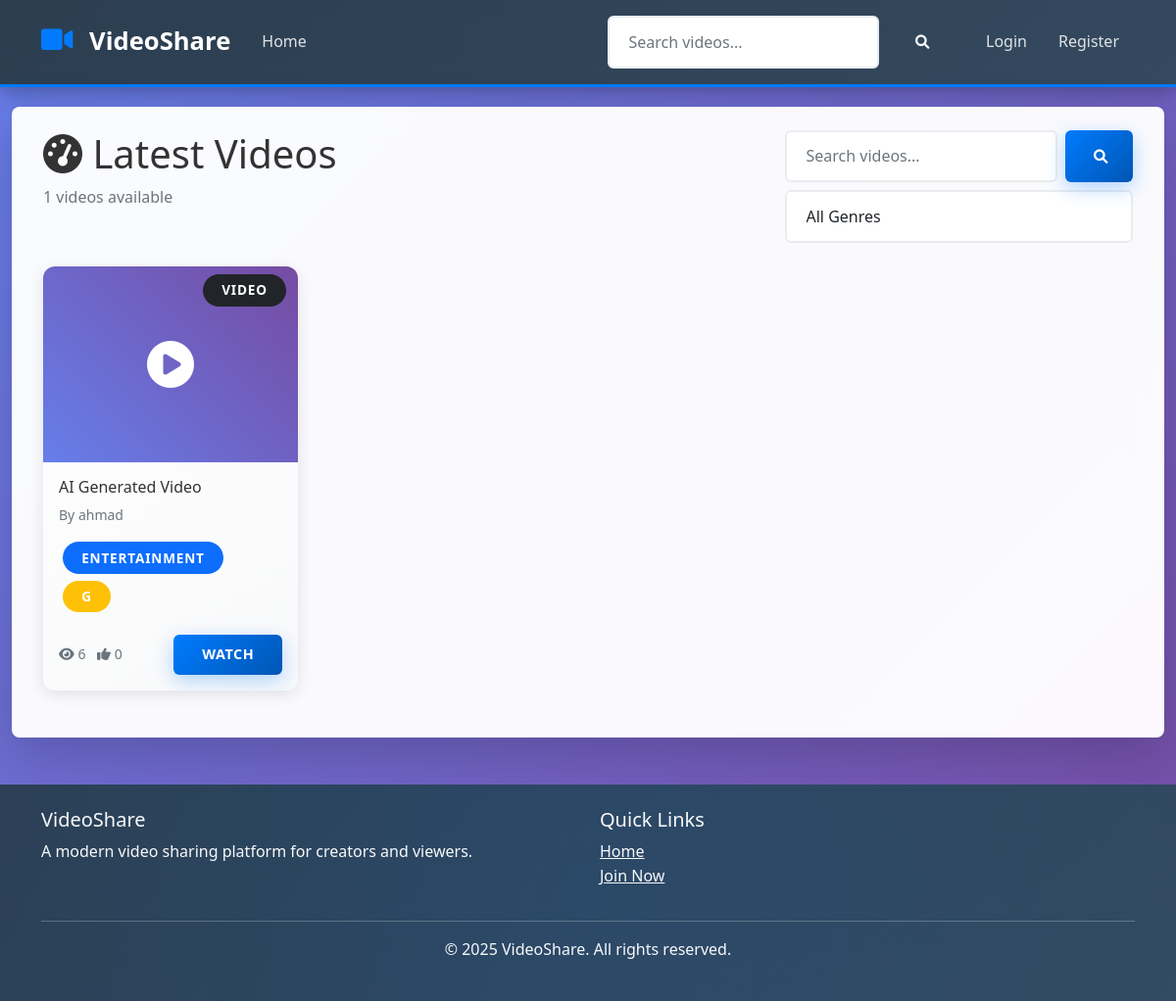
The page / on the database its author committed.
### videos/models.py (models this page shows, shortened)
class Video(models.Model):
    GENRE_CHOICES = [
        ('comedy', 'Comedy'),
        ('music', 'Music'),
        ('education', 'Education'),
        ('entertainment', 'Entertainment'),
        ('news', 'News'),
        ('sports', 'Sports'),
        ('gaming', 'Gaming'),
        ('lifestyle', 'Lifestyle'),
    ]
    AGE_RATING_CHOICES = [
        ('G', 'General Audiences'),
        ('PG', 'Parental Guidance'),
        ('PG-13', 'Parents Strongly Cautioned'),
        ('R', 'Restricted'),
        ('18+', 'Adults Only'),
    ]
    title = models.CharField(max_length=200)
    description = models.TextField(blank=True)
    creator = models.ForeignKey(User, on_delete=models.CASCADE, related_name='videos')
    publisher = models.CharField(max_length=100, blank=True)
    producer = models.CharField(max_length=100, blank=True)
    genre = models.CharField(max_length=20, choices=GENRE_CHOICES)
    age_rating = models.CharField(max_length=5, choices=AGE_RATING_CHOICES)
    video_file = models.FileField(upload_to=video_upload_path, blank=True, null=True)
    external_url = models.URLField(blank=True, null=True)  # For external storage
    duration = models.DurationField(blank=True, null=True)
    file_size = models.BigIntegerField(blank=True, null=True)
    views = models.PositiveIntegerField(default=0)
    likes = models.PositiveIntegerField(default=0)
    dislikes = models.PositiveIntegerField(default=0)
    created_at = models.DateTimeField(auto_now_add=True)
    updated_at = models.DateTimeField(auto_now=True)
    is_active = models.BooleanField(default=True)
    class Meta:
        ordering = ['-created_at']

### users/models.py (models this page shows, shortened)
class CustomUser(AbstractUser):
    USER_TYPES = (
        ('consumer', 'Consumer'),
        ('creator', 'Creator'),
    )
    user_type = models.CharField(max_length=10, choices=USER_TYPES, default='consumer')
    created_at = models.DateTimeField(auto_now_add=True)

### videos/views.py (the view, shortened to what this page needs)
# urls.py: path('', views.dashboard, name='dashboard'),
def dashboard(request):
    search_form = VideoSearchForm(request.GET)
    videos = Video.objects.filter(is_active=True)
    paginator = Paginator(videos, 12)
    page_number = request.GET.get('page')
    page_obj = paginator.get_page(page_number)
    context = {
        'videos': page_obj,
        'search_form': search_form,
        'total_videos': videos.count()
    }
    return render(request, 'dashboard.html', context)

### videos/forms.py
class VideoSearchForm(forms.Form):
    query = forms.CharField(
        max_length=200,
        widget=forms.TextInput(attrs={'class': 'form-control', 'placeholder': 'Search videos...'})
    )
    genre = forms.ChoiceField(
        choices=[('', 'All Genres')] + Video.GENRE_CHOICES,
        required=False,
        widget=forms.Select(attrs={'class': 'form-control'})
    )

### templates/dashboard.html (shortened to what this page needs)
{% extends 'base.html' %}
{% block content %}
<div class="row mb-4">
    <div class="col-md-8">
        <h1><i class="fas fa-tachometer-alt"></i> Latest Videos</h1>
        <p class="text-muted">{{ total_videos }} videos available</p>
    </div>
    <div class="col-md-4">
        <form method="get" class="d-flex" id="searchForm">
            {{ search_form.query }}
            <button class="btn btn-primary ms-2" type="submit">
                <i class="fas fa-search"></i>
            </button>
        </form>
        <div class="mt-2">
            {{ search_form.genre }}
        </div>
    </div>
</div>
<div class="row" id="videosContainer">
    {% for video in videos %}
        <div class="col-md-4 col-lg-3 mb-4">
            <div class="card video-card h-100" data-video-id="{{ video.id }}">
                {% if video.video_file %}
                    <div class="video-thumbnail bg-secondary d-flex align-items-center justify-content-center position-relative">
                        <i class="fas fa-play-circle fa-3x text-white"></i>
                        <div class="position-absolute top-0 end-0 m-2">
                            <span class="badge bg-dark">{{ video.get_file_size_display|default:"Video" }}</span>
                        </div>
                    </div>
                {% else %}
                    <div class="video-thumbnail bg-secondary d-flex align-items-center justify-content-center">
                        <i class="fas fa-video fa-3x text-white"></i>
                    </div>
                {% endif %}
                <div class="card-body">
                    <h6 class="card-title">{{ video.title|truncatechars:50 }}</h6>
                    <p class="card-text small text-muted">
                        By {{ video.creator.username }}
                    </p>
                    <p class="card-text small">
                        <span class="badge bg-primary">{{ video.genre|title }}</span>
                        <span class="badge bg-warning">{{ video.age_rating }}</span>
                    </p>
                    <div class="d-flex justify-content-between align-items-center">
                        <small class="text-muted">
                            <i class="fas fa-eye"></i> {{ video.views }}
                            <i class="fas fa-thumbs-up ms-2"></i> {{ video.likes }}
                        </small>
                        <a href="{% url 'videos:video_detail' video.id %}" class="btn btn-sm btn-primary">
                            Watch
                        </a>
                    </div>
                </div>
            </div>
        </div>
    {% endfor %}
</div>
{% endblock %}

### static/css/style.css (style rules this page uses)
:root { --primary-color: #007bff; --primary-dark: #0056b3; --secondary-color: #6c757d; --success-color: #28a745; --danger-color: #dc3545; --warning-color: #ffc107; --info-color: #17a2b8; --dark-color: #343a40; --light-color: #f8f9fa; --white: #ffffff; --black: #000000; --shadow: 0 0.125rem 0.25rem rgba(0, 0, 0, 0.075); --shadow-sm: 0 0.125rem 0.25rem rgba(0, 0, 0, 0.075); --shadow-md: 0 0.5rem 1rem rgba(0, 0, 0, 0.15); --shadow-lg: 0 1rem 3rem rgba(0, 0, 0, 0.175); --border-radius: 0.375rem; --border-radius-lg: 0.5rem; --transition: all 0.15s ease-in-out; --transition-slow: all 0.3s ease-in-out; --font-family: 'Segoe UI', Tahoma, Geneva, Verdana, sans-serif; }
* { box-sizing: border-box; }
body { font-family: var(--font-family); line-height: 1.6; color: #333; background: linear-gradient(135deg, #667eea 0%, #764ba2 100%); min-height: 100vh; margin: 0; padding: 0; }
.card { border: none; border-radius: var(--border-radius-lg); box-shadow: var(--shadow-sm); transition: var(--transition-slow); overflow: hidden; background: var(--white); position: relative; }
.card::before { content: ''; position: absolute; top: 0; left: 0; right: 0; height: 4px; background: linear-gradient(90deg, var(--primary-color), var(--info-color), var(--success-color)); opacity: 0; transition: var(--transition); }
.video-card { position: relative; overflow: hidden; border-radius: var(--border-radius-lg); background: var(--white); transition: var(--transition-slow); height: 100%; }
.video-thumbnail { width: 100%; height: 200px; object-fit: cover; border-radius: var(--border-radius-lg) var(--border-radius-lg) 0 0; transition: var(--transition-slow); }
.btn { border-radius: var(--border-radius); font-weight: 600; padding: 0.6rem 1.8rem; transition: var(--transition-slow); border: none; position: relative; overflow: hidden; text-transform: uppercase; letter-spacing: 0.5px; font-size: 0.9rem; }
.btn::before { content: ''; position: absolute; top: 50%; left: 50%; width: 0; height: 0; background: rgba(255, 255, 255, 0.3); border-radius: 50%; transform: translate(-50%, -50%); transition: width 0.6s, height 0.6s; }
.btn-primary { background: linear-gradient(135deg, var(--primary-color) 0%, var(--primary-dark) 100%); box-shadow: 0 6px 20px rgba(0, 123, 255, 0.3); }
.form-control { border: 2px solid #e9ecef; border-radius: var(--border-radius); padding: 0.8rem 1.2rem; transition: var(--transition); background: var(--white); font-size: 1rem; }
.badge { padding: 0.6rem 1.2rem; border-radius: 50px; font-weight: 600; font-size: 0.85rem; text-transform: uppercase; letter-spacing: 0.8px; margin: 0 0.25rem; position: relative; overflow: hidden; }
.badge::before { content: ''; position: absolute; top: 0; left: -100%; width: 100%; height: 100%; background: linear-gradient(90deg, transparent, rgba(255, 255, 255, 0.4), transparent); transition: left 0.6s; }

### templates/dashboard.html (style rules this page uses)
.video-card { transition: transform 0.2s ease, box-shadow 0.2s ease; border: none; border-radius: 12px; overflow: hidden; background: linear-gradient(145deg, #ffffff, #f8f9fa); box-shadow: 0 4px 15px rgba(0, 0, 0, 0.1); }
.video-thumbnail { width: 100%; height: 200px; object-fit: cover; background: linear-gradient(45deg, #667eea, #764ba2); }

### rows shown on the page
Video: file_size "VIDEO", title "AI Generated Video", creator.username "ahmad", genre "ENTERTAINMENT", age_rating "G", views "6", likes "0"

### other values the page prints
{{ total_videos }} "1"
